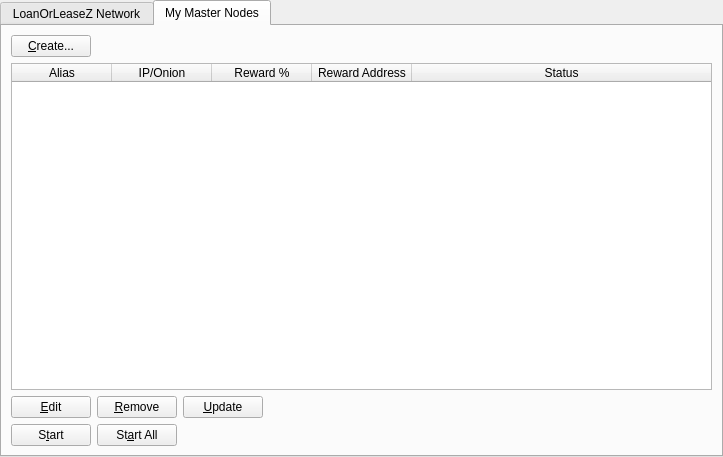
<?xml version="1.0" encoding="UTF-8"?>
<ui version="4.0">
 <class>MasternodeManager</class>
 <widget class="QWidget" name="MasternodeManager">
  <property name="geometry">
   <rect>
    <x>0</x>
    <y>0</y>
    <width>723</width>
    <height>457</height>
   </rect>
  </property>
  <property name="windowTitle">
   <string>Form</string>
  </property>
  <layout class="QVBoxLayout" name="topLayout">
   <property name="leftMargin">
    <number>0</number>
   </property>
   <property name="topMargin">
    <number>0</number>
   </property>
   <property name="rightMargin">
    <number>0</number>
   </property>
   <property name="bottomMargin">
    <number>0</number>
   </property>
   <item>
    <layout class="QVBoxLayout" name="verticalLayout">
     <property name="bottomMargin">
      <number>0</number>
     </property>
     <item>
      <widget class="QTabWidget" name="tabWidget">
       <property name="currentIndex">
        <number>1</number>
       </property>
       <widget class="QWidget" name="tab">
        <attribute name="title">
         <string>LoanOrLeaseZ Network</string>
        </attribute>
        <layout class="QGridLayout" name="gridLayout">
         <item row="1" column="0">
          <widget class="QTableWidget" name="tableWidgetMasternodes">
           <property name="editTriggers">
            <set>QAbstractItemView::NoEditTriggers</set>
           </property>
           <property name="alternatingRowColors">
            <bool>true</bool>
           </property>
           <property name="selectionBehavior">
            <enum>QAbstractItemView::SelectRows</enum>
           </property>
           <property name="sortingEnabled">
            <bool>true</bool>
           </property>
           <attribute name="horizontalHeaderStretchLastSection">
            <bool>true</bool>
           </attribute>
           <column>
            <property name="text">
             <string>Address</string>
            </property>
           </column>
           <column>
            <property name="text">
             <string>Protocol</string>
            </property>
           </column>
           <column>
            <property name="text">
             <string>Active</string>
            </property>
           </column>
           <column>
            <property name="text">
             <string>Active (secs)</string>
            </property>
           </column>
           <column>
            <property name="text">
             <string>Last Seen</string>
            </property>
           </column>
           <column>
            <property name="text">
             <string>Pubkey</string>
            </property>
           </column>
          </widget>
         </item>
         <item row="0" column="0">
          <layout class="QHBoxLayout" name="horizontalLayout_3">
           <property name="bottomMargin">
            <number>0</number>
           </property>
           <item>
            <widget class="QLabel" name="label_2">
             <property name="text">
              <string>LoanOrLeaseZ Node Count:</string>
             </property>
            </widget>
           </item>
           <item>
            <widget class="QLabel" name="countLabel">
             <property name="text">
              <string>0</string>
             </property>
            </widget>
           </item>
           <item>
            <spacer name="horizontalSpacer_3">
             <property name="orientation">
              <enum>Qt::Horizontal</enum>
             </property>
             <property name="sizeHint" stdset="0">
              <size>
               <width>40</width>
               <height>20</height>
              </size>
             </property>
            </spacer>
           </item>
          </layout>
         </item>
        </layout>
       </widget>
       <widget class="QWidget" name="tab_2">
        <attribute name="title">
         <string>My Master Nodes</string>
        </attribute>
        <layout class="QGridLayout" name="gridLayout_2">
         <item row="0" column="0">
          <layout class="QVBoxLayout" name="verticalLayout_2">
           <property name="bottomMargin">
            <number>0</number>
           </property>
           <item>
            <layout class="QHBoxLayout" name="horizontalLayout">
             <item>
              <widget class="QPushButton" name="createButton">
               <property name="text">
                <string>&amp;Create...</string>
               </property>
              </widget>
             </item>
             <item>
              <spacer name="horizontalSpacer">
               <property name="orientation">
                <enum>Qt::Horizontal</enum>
               </property>
               <property name="sizeHint" stdset="0">
                <size>
                 <width>40</width>
                 <height>20</height>
                </size>
               </property>
              </spacer>
             </item>
            </layout>
           </item>
           <item>
            <widget class="QTableWidget" name="tableWidget_2">
             <property name="minimumSize">
              <size>
               <width>695</width>
               <height>0</height>
              </size>
             </property>
             <property name="editTriggers">
              <set>QAbstractItemView::NoEditTriggers</set>
             </property>
             <property name="alternatingRowColors">
              <bool>true</bool>
             </property>
             <property name="selectionMode">
              <enum>QAbstractItemView::SingleSelection</enum>
             </property>
             <property name="selectionBehavior">
              <enum>QAbstractItemView::SelectRows</enum>
             </property>
             <attribute name="horizontalHeaderStretchLastSection">
              <bool>true</bool>
             </attribute>
             <column>
              <property name="text">
               <string>Alias</string>
              </property>
             </column>
             <column>
              <property name="text">
               <string>IP/Onion</string>
              </property>
             </column>
             <column>
              <property name="text">
               <string>Reward %</string>
              </property>
             </column>
             <column>
              <property name="text">
               <string>Reward Address</string>
              </property>
             </column>
             <column>
              <property name="text">
               <string>Status</string>
              </property>
             </column>
            </widget>
           </item>
           <item>
            <layout class="QHBoxLayout" name="horizontalLayout_2">
             <property name="bottomMargin">
              <number>0</number>
             </property>
             <item>
              <widget class="QPushButton" name="editButton">
               <property name="text">
                <string>&amp;Edit</string>
               </property>
              </widget>
             </item>
             <item>
              <widget class="QPushButton" name="removeButton">
               <property name="text">
                <string>&amp;Remove</string>
               </property>
              </widget>
             </item>
             <item>
              <widget class="QPushButton" name="UpdateButton">
               <property name="text">
                <string>&amp;Update</string>
               </property>
              </widget>
             </item>
             <item>
              <spacer name="horizontalSpacer_2">
               <property name="orientation">
                <enum>Qt::Horizontal</enum>
               </property>
               <property name="sizeHint" stdset="0">
                <size>
                 <width>40</width>
                 <height>20</height>
                </size>
               </property>
              </spacer>
             </item>
            </layout>
           </item>
           <item>
            <layout class="QHBoxLayout" name="horizontalLayout_4">
             <property name="bottomMargin">
              <number>0</number>
             </property>
            </layout>
           </item>
           <item>
            <layout class="QHBoxLayout" name="horizontalLayout_5">
             <property name="bottomMargin">
              <number>0</number>
             </property>
             <item>
              <widget class="QPushButton" name="startButton">
               <property name="text">
                <string>S&amp;tart</string>
               </property>
              </widget>
             </item>
             <item>
              <widget class="QPushButton" name="startAllButton">
               <property name="text">
                <string>St&amp;art All</string>
               </property>
              </widget>
             </item>
             <item>
              <spacer name="horizontalSpacer_5">
               <property name="orientation">
                <enum>Qt::Horizontal</enum>
               </property>
               <property name="sizeHint" stdset="0">
                <size>
                 <width>40</width>
                 <height>20</height>
                </size>
               </property>
              </spacer>
             </item>
            </layout>
           </item>
          </layout>
         </item>
        </layout>
       </widget>
      </widget>
     </item>
    </layout>
   </item>
  </layout>
 </widget>
 <resources/>
 <connections/>
</ui>
